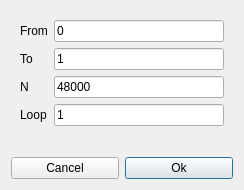
<?xml version="1.0" encoding="UTF-8"?>
<ui version="4.0">
 <class>SaveWavDialog</class>
 <widget class="QDialog" name="SaveWavDialog">
  <property name="geometry">
   <rect>
    <x>0</x>
    <y>0</y>
    <width>244</width>
    <height>190</height>
   </rect>
  </property>
  <property name="windowTitle">
   <string>Dialog</string>
  </property>
  <layout class="QGridLayout" name="gridLayout">
   <item row="0" column="0" colspan="2">
    <widget class="QWidget" name="widget" native="true">
     <layout class="QFormLayout" name="formLayout">
      <item row="0" column="0">
       <widget class="QLabel" name="label_from">
        <property name="text">
         <string>From</string>
        </property>
       </widget>
      </item>
      <item row="0" column="1">
       <widget class="QLineEdit" name="from">
        <property name="text">
         <string>0</string>
        </property>
       </widget>
      </item>
      <item row="1" column="0">
       <widget class="QLabel" name="label_to">
        <property name="text">
         <string>To</string>
        </property>
       </widget>
      </item>
      <item row="1" column="1">
       <widget class="QLineEdit" name="to">
        <property name="text">
         <string>1</string>
        </property>
       </widget>
      </item>
      <item row="2" column="0">
       <widget class="QLabel" name="label_to_2">
        <property name="text">
         <string>N</string>
        </property>
       </widget>
      </item>
      <item row="2" column="1">
       <widget class="QLineEdit" name="number">
        <property name="text">
         <string>48000</string>
        </property>
       </widget>
      </item>
      <item row="3" column="1">
       <widget class="QLineEdit" name="loop">
        <property name="text">
         <string>1</string>
        </property>
       </widget>
      </item>
      <item row="3" column="0">
       <widget class="QLabel" name="label_loop">
        <property name="text">
         <string>Loop</string>
        </property>
       </widget>
      </item>
     </layout>
    </widget>
   </item>
   <item row="1" column="0">
    <widget class="QPushButton" name="cancel">
     <property name="text">
      <string>Cancel</string>
     </property>
    </widget>
   </item>
   <item row="1" column="1">
    <widget class="QPushButton" name="ok">
     <property name="text">
      <string>Ok</string>
     </property>
     <property name="default">
      <bool>true</bool>
     </property>
    </widget>
   </item>
  </layout>
 </widget>
 <tabstops>
  <tabstop>ok</tabstop>
  <tabstop>from</tabstop>
  <tabstop>to</tabstop>
  <tabstop>number</tabstop>
  <tabstop>loop</tabstop>
  <tabstop>cancel</tabstop>
 </tabstops>
 <resources/>
 <connections/>
</ui>
